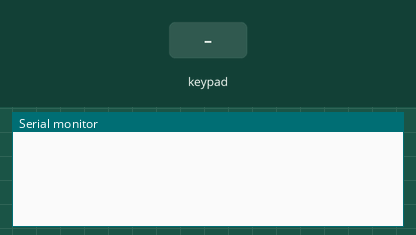
The sketch below on a simulated Arduino Uno, built with avr-gcc and run on an emulated ATmega328P. Parts: the last lines printed to the serial monitor. The test bench sets the inputs (shaded band). No radio packets arrive unless stated.

Above: at 1.2 s.
1.3 s: key '1' pressed
At 2.6 s:
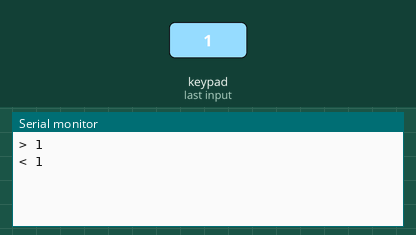
2.9 s: keypad keys 8 7 6 5 # pressed 0.4 s apart
At 5.3 s:
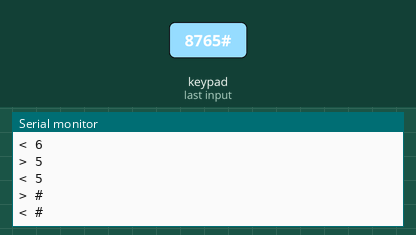
6.4 s: key '*' pressed
At 7.7 s:
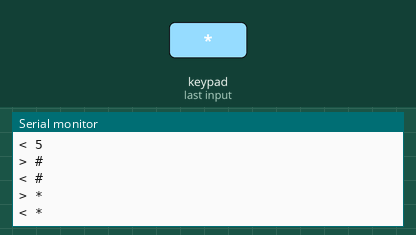
8.0 s: keypad keys 4 3 2 pressed 0.4 s apart
At 8.14 s:
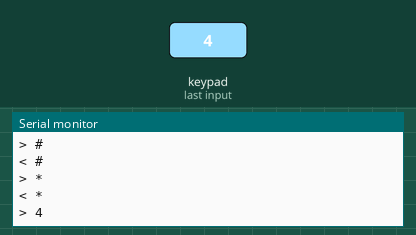
Timing chart, 0 to 11.0 s (numbered marks = the images above; inputs shaded):
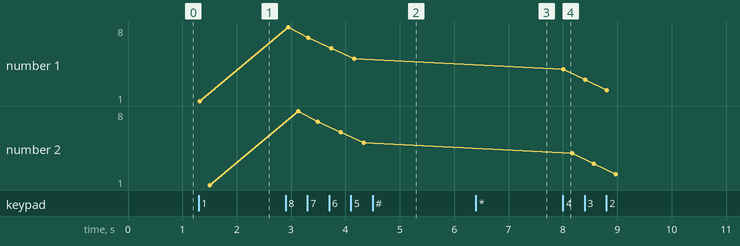

Measured:
- after the input at 1.3 s, the serial monitor: prints a new line at once (image 1)
- after the input at 2.9 s, the serial monitor: prints a new line after 0.05 s (image 2)
- after the input at 6.4 s, the serial monitor: prints a new line at once (image 3)
- after the input at 8.0 s, the serial monitor: prints a new line at once (image 4)
- plotted number 1: 1 → 5 after the input at 2.9 s, 5 → 2 after the input at 8.0 s
- plotted number 2: 1 → 5 after the input at 2.9 s, 5 → 2 after the input at 8.0 s

The sketch:

Controller.ino
```cpp
#include <Key.h>
#include <Keypad.h>
#include <VirtualWire.h>

#define DEBUG

enum Direction { D_NONE, D_FORWARD, D_BACK, D_LEFT, D_RIGHT };
enum Rotation { R_NONE, R_LEFT, R_RIGHT };

const byte ROWS = 4;
const byte COLS = 3;

char keys[ROWS][COLS] =
{
  {'1','2','3'},
  {'4','5','6'},
  {'7','8','9'},
  {'#','0','*'}
};

byte rowPins[ROWS] = { 8, 7, 6, 5 };
byte colPins[COLS] = { 4, 3, 2 };

Keypad keypad = Keypad(makeKeymap(keys), rowPins, colPins, ROWS, COLS);

void onKey(char key);
void onKeyDown(char key);
void onKeyUp(char key);

void sendBuffer(char *buffer);
void sendBuffer(byte *buffer, byte length);


bool work = true;
unsigned long lastSend = 0;

Direction direction = D_NONE;
Rotation rotation = R_NONE;

void setup()
{
#ifdef DEBUG
  Serial.begin(9600);
#endif

  keypad.addEventListener(onKey);
  randomSeed(analogRead(0));

  vw_set_tx_pin(9);
  vw_set_ptt_inverted(true);
  vw_setup(2000);
}

void loop()
{
  keypad.getKeys();

  if ((work) && (millis() - lastSend >= 50))
  {
    lastSend = millis();

    byte buffer[3];
    buffer[0] = 'i';
    buffer[1] = (byte)direction;
    buffer[2] = (byte)rotation;
    sendBuffer(buffer, 3);
  }
}

void onKey(char key)
{
  switch (keypad.key[keypad.findInList(key)].kstate)
  {
  case PRESSED:
    onKeyDown(key);
    break;
  case RELEASED:
    onKeyUp(key);
    break;
  }
}

void onKeyDown(char key)
{
#ifdef DEBUG
  Serial.print("> ");
  Serial.println(key);
#endif
  switch (key)
  {
    case '1':
      rotation = R_LEFT;
      break;
    case '3':
      rotation = R_RIGHT;
      break;

    case '2':
      direction = D_FORWARD;
      break;
    case '8':
      direction = D_BACK;
      break;

    case '4':
      direction = D_LEFT;
      break;
    case '6':
      direction = D_RIGHT;
      break;
  }
}

void onKeyUp(char key)
{
#ifdef DEBUG
  Serial.print("< ");
  Serial.println(key);
#endif
  switch (key)
  {
    case '2':
    case '8':
    case '4':
    case '6':
      direction = D_NONE;
      break;

    case '1':
    case '3':
      rotation = R_NONE;
      break;

    case '5':
      work = !work;

      if (!work)
      {
        byte buffer[1];
        buffer[0] = 's';
        sendBuffer(buffer, 1);
      }
      break;
  }
}


void sendBuffer(char *data)
{
  sendBuffer((byte *)data, strlen(data));
}

void sendBuffer(byte *data, byte length)
{
  byte buffer[VW_MAX_MESSAGE_LEN];

  buffer[0] = 0xFD;
  buffer[1] = 0xC9;

  memcpy(buffer + 2, data, length);

  vw_send((uint8_t *)buffer, length + 2);
  vw_wait_tx();
}
```
